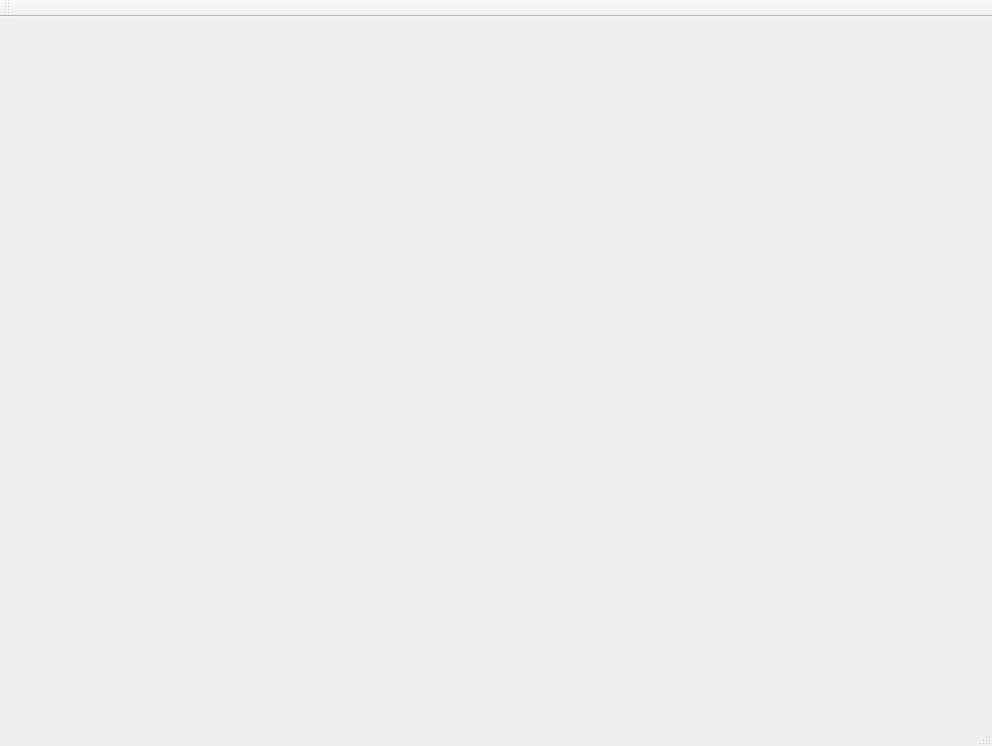
<?xml version="1.0" encoding="UTF-8"?>
<ui version="4.0">
 <class>qvtMainWindow</class>
 <widget class="QMainWindow" name="qvtMainWindow">
  <property name="geometry">
   <rect>
    <x>0</x>
    <y>0</y>
    <width>992</width>
    <height>746</height>
   </rect>
  </property>
  <property name="sizePolicy">
   <sizepolicy hsizetype="MinimumExpanding" vsizetype="MinimumExpanding">
    <horstretch>0</horstretch>
    <verstretch>0</verstretch>
   </sizepolicy>
  </property>
  <property name="windowTitle">
   <string>QMZ Vision Tools</string>
  </property>
  <widget class="QWidget" name="mainWidget">
   <layout class="QVBoxLayout" name="verticalLayout">
    <item>
     <widget class="QStackedWidget" name="stackedWidget">
      <property name="sizePolicy">
       <sizepolicy hsizetype="Ignored" vsizetype="Ignored">
        <horstretch>0</horstretch>
        <verstretch>0</verstretch>
       </sizepolicy>
      </property>
      <property name="currentIndex">
       <number>-1</number>
      </property>
     </widget>
    </item>
   </layout>
  </widget>
  <widget class="QMenuBar" name="menuBar">
   <property name="geometry">
    <rect>
     <x>0</x>
     <y>0</y>
     <width>992</width>
     <height>25</height>
    </rect>
   </property>
  </widget>
  <widget class="QToolBar" name="mainToolBar">
   <attribute name="toolBarArea">
    <enum>TopToolBarArea</enum>
   </attribute>
   <attribute name="toolBarBreak">
    <bool>false</bool>
   </attribute>
  </widget>
  <widget class="QStatusBar" name="statusBar"/>
 </widget>
 <layoutdefault spacing="6" margin="11"/>
 <resources/>
 <connections/>
</ui>
